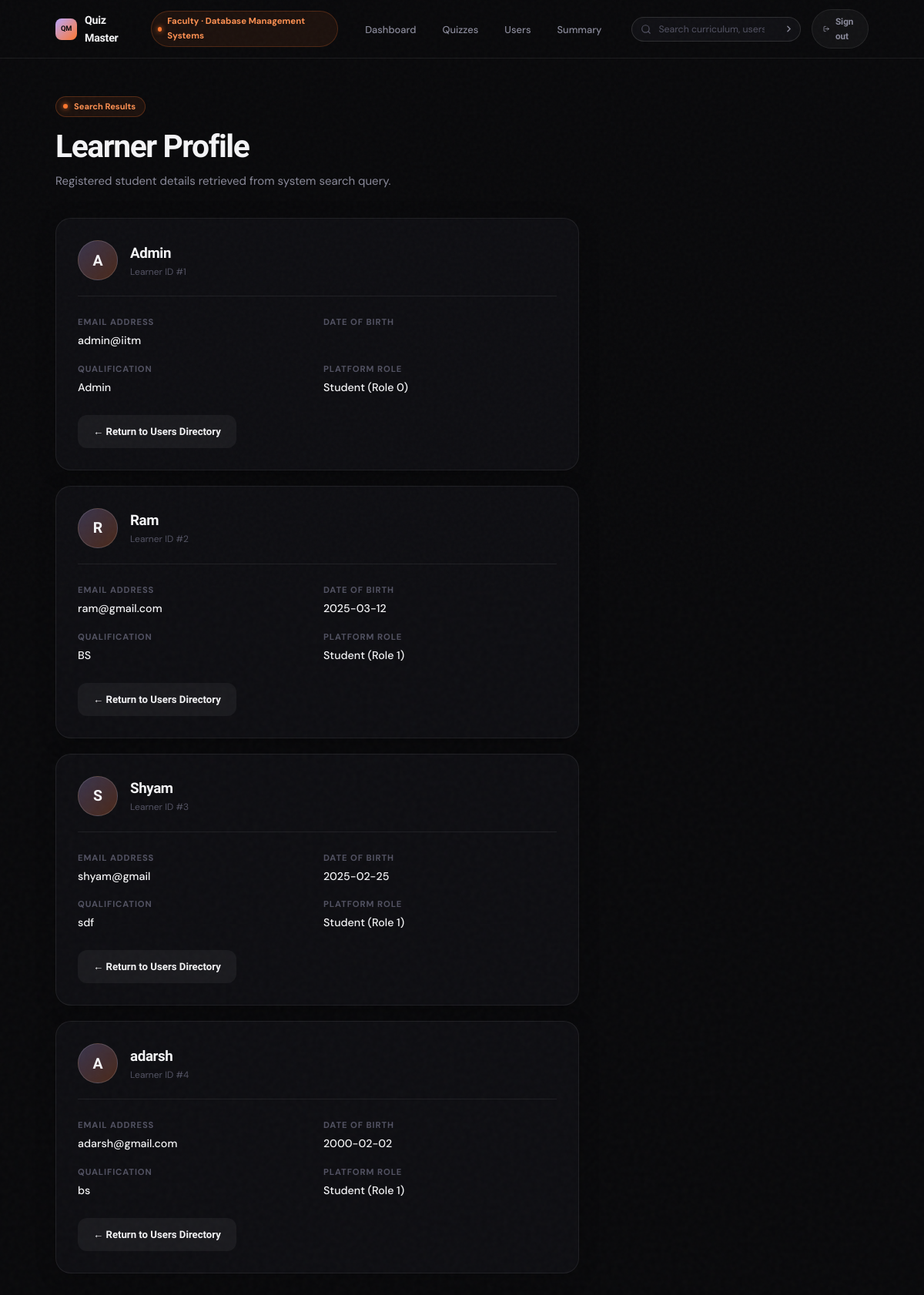
/admin/search/Database Management Systems (signed in), run on the app's committed database.
### models/models.py (models this page shows)
class Subject(db.Model):
    __tablename__ = 'subject'
    id = db.Column(db.Integer, primary_key=True)
    name = db.Column(db.String, unique=True, nullable=False)
    description = db.Column(db.Text)
    chapters = db.relationship('Chapter', backref='subject', lazy=True)

class user_info(db.Model):
    __tablename__ = 'user_info'
    id = db.Column(db.Integer, primary_key=True)
    name = db.Column(db.String, nullable=False)
    email = db.Column(db.String, nullable=False)
    password = db.Column(db.String, nullable=False)
    qualification = db.Column(db.String, nullable=False)
    dob = db.Column(db.String, nullable=False)
    role = db.Column(db.Integer, default=1)

### controllers/controllers.py (the view, shortened to what this page needs)
@app.route("/admin/search/<name>", methods=["GET", "POST"])
@login_required
def admin_search(name):
    search_txt = request.form.get("search", "").strip()
    current_page = request.form.get("page", "home")
    by_subject = search_by_subj(search_txt)
    by_chapter = search_by_chap(search_txt)
    quiz_by_subject = search_quiz_by_subj(search_txt)
    quiz_by_chapter = search_quiz_by_chap(search_txt)
    by_question = search_quiz_by_question(search_txt)
    by_user = search_user(search_txt)
    if by_user:
        return render_template("user_detail.html",name=name,users=by_user)
    elif by_question:
        return render_template("quiz_management.html", name=name, quizs=by_question,current_page="quiz")
    return render_template("not_found.html", name=name,text=search_txt+" " + "Not Found")

### controllers/controllers.py (called while the page is built)
def login_required(f):
    @wraps(f)
    def decorated_function(*args, **kwargs):
        if "user_id" not in session:
            return redirect(url_for("login"))
        return f(*args, **kwargs)
    return decorated_function

def search_by_subj(search_txt):
    subjects = Subject.query.filter(Subject.name.ilike("%" + search_txt + "%")).all()
    return subjects

def search_by_chap(search_txt):
    chapters = Chapter.query.filter(Chapter.name.ilike(f"%{search_txt}%")).all()
    subjects = {chapter.subject for chapter in chapters}
    return list(subjects)

def search_quiz_by_subj(search_txt):
    subjects = Subject.query.filter(Subject.name.ilike("%" + search_txt + "%")).all()
    quizzes = []
    for subject in subjects:
        for chapter in subject.chapters:
            for quiz in chapter.quizzes:
                quizzes.append(quiz)
    return quizzes

def search_quiz_by_chap(search_txt):
    chapters = Chapter.query.filter(Chapter.name.ilike(f"%{search_txt}%")).all()
    quizzes = []
    for chapter in chapters:
            for quiz in chapter.quizzes:
                quizzes.append(quiz)
    return quizzes

def search_quiz_by_question(search_txt):
    questions = Question.query.filter(db.or_(
        Question.question_title.ilike(f"%{search_txt}%"),
        Question.question_statement.ilike(f"%{search_txt}%")
        )).all()
    quizzes = []
    for question in questions:
        if question.quiz not in quizzes:
            quizzes.append(question.quiz)
    return quizzes

def search_user(search_txt):
    users = user_info.query.filter(user_info.name.ilike(f"%{search_txt}%")).all()
    return users

### templates/user_detail.html (shortened to what this page needs)
<!DOCTYPE html>
<html lang="en">
<head>
</head>
<body>
  {% include 'admin_nav.html' %}
  <main class="admin-page">
    <div class="admin-content">
      <header class="admin-header">
        <div class="admin-badge">
          <span class="badge-pip" aria-hidden="true"></span>
          <span>Search Results</span>
        </div>
        <h1 class="admin-title">Learner Profile</h1>
        <p class="admin-sub">Registered student details retrieved from system search query.</p>
      </header>
      {% if users %}
      <div class="cards-stack">
        {% for user in users %}
        <article class="user-card">
          <div class="user-card__head">
            <div class="user-avatar-lg">{{ user.name[:1]|upper if user.name else 'U' }}</div>
            <div>
              <div class="user-card__name">{{ user.name }}</div>
              <div class="user-card__id">Learner ID #{{ user.id }}</div>
            </div>
          </div>
          <div class="user-card__grid">
            <div class="user-card__field">
              <span class="field-lbl">Email Address</span>
              <span class="field-val">{{ user.email }}</span>
            </div>
            <div class="user-card__field">
              <span class="field-lbl">Date of Birth</span>
              <span class="field-val">{{ user.dob }}</span>
            </div>
            <div class="user-card__field">
              <span class="field-lbl">Qualification</span>
              <span class="field-val">{{ user.qualification }}</span>
            </div>
            <div class="user-card__field">
              <span class="field-lbl">Platform Role</span>
              <span class="field-val">Student (Role {{ user.role }})</span>
            </div>
          </div>
          <a href="/admin/users/{{ name }}" class="btn-back">
            &larr; Return to Users Directory
          </a>
        </article>
        {% endfor %}
      </div>
      {% endif %}
    </div>
  </main>
</body>
</html>

### templates/admin_nav.html (shortened to what this page needs)
<nav class="qm-nav" role="navigation" aria-label="Admin Navigation">
  <div class="qm-nav__left">
    <a href="/admin/{{name}}" class="qm-nav__brand">
      <div class="qm-nav__logo-mark">QM</div>
      <span>Quiz Master</span>
    </a>
    <div class="qm-user-pill">
      <span class="qm-admin-dot" aria-hidden="true"></span>
      <span>Faculty &middot; {{name}}</span>
    </div>
  </div>
  <div class="qm-nav__menu" id="qmAdminNavMenu" style="display:flex;align-items:center;gap:24px;">
    <ul class="qm-nav__links">
      <li>
        <a href="/admin/{{name}}" class="qm-nav__link {% if request.path == '/admin/' ~ name or current_page == 'home' %}active{% endif %}">
          Dashboard
        </a>
      </li>
      <li>
        <a href="/admin/quiz_management/{{name}}" class="qm-nav__link {% if 'quiz' in request.path or current_page == 'quiz' %}active{% endif %}">
          Quizzes
        </a>
      </li>
      <li>
        <a href="/admin/users/{{name}}" class="qm-nav__link {% if 'user' in request.path %}active{% endif %}">
          Users
        </a>
      </li>
      <li>
        <a href="/admin/admin_summary/{{name}}" class="qm-nav__link {% if 'admin_summary' in request.path %}active{% endif %}">
          Summary
        </a>
      </li>
    </ul>
    <div class="qm-nav__right">
      <form class="qm-nav__search" role="search" action="/admin/search/{{name}}" method="post">
        <svg class="qm-nav__search-icon" width="14" height="14" viewBox="0 0 24 24" fill="none" stroke="currentColor" stroke-width="2" stroke-linecap="round" stroke-linejoin="round"><circle cx="11" cy="11" r="8"/><path d="m21 21-4.3-4.3"/></svg>
        <input type="search" name="search" placeholder="Search curriculum, users..." aria-label="Search" value="{{ request.form.get('search', '') }}">
        <button type="submit" class="qm-nav__search-btn" aria-label="Submit search">
          <svg width="13" height="13" viewBox="0 0 24 24" fill="none" stroke="currentColor" stroke-width="2.5" stroke-linecap="round" stroke-linejoin="round"><path d="m9 18 6-6-6-6"/></svg>
        </button>
      </form>
      <a href="/logout" class="qm-nav__logout" title="Sign out of Admin Portal">
        <svg width="13" height="13" viewBox="0 0 24 24" fill="none" stroke="currentColor" stroke-width="2.5" stroke-linecap="round" stroke-linejoin="round"><path d="M9 21H5a2 2 0 0 1-2-2V5a2 2 0 0 1 2-2h4"/><polyline points="16 17 21 12 16 7"/><line x1="21" x2="9" y1="12" y2="12"/></svg>
        Sign out
      </a>
    </div>
  </div>
</nav>

### templates/user_detail.html (style rules this page uses)
:root { --bg: #09090b; --bg-1: #0e0e12; --bg-2: #141419; --bg-3: #1a1a22; --border: rgba(255,255,255,.07); --border+: rgba(255,255,255,.13); --border++: rgba(255,255,255,.22); --ink: #f4f4f6; --ink-2: #8a8a9a; --ink-3: #525262; --lav: #B9A7FF; --lav-s: #d4c8ff; --org: #FF762D; --org-s: #ff9152; --lime: #C9EE83; --red: #FF6F76; --f-head: 'Plus Jakarta Sans', system-ui, sans-serif; --f-body: 'DM Sans', system-ui, sans-serif; }
*, *::before, *::after { box-sizing: border-box; margin: 0; padding: 0; }
html, body { min-height: 100%; background: var(--bg); color: var(--ink); font-family: var(--f-body); font-size: 15px; line-height: 1.6; -webkit-font-smoothing: antialiased; -moz-osx-font-smoothing: grayscale; overflow-x: hidden; }
body::before { content: ''; position: fixed; inset: 0; z-index: 9999; pointer-events: none; opacity: .028; }
a { color: inherit; text-decoration: none; }
.admin-page { position: relative; width: 100%; min-height: calc(100vh - 65px); padding: 48px 72px 96px; }
.admin-header { margin-bottom: 36px; }
.admin-badge { display: inline-flex; align-items: center; gap: 8px; padding: 4px 12px 4px 9px; border-radius: 999px; border: 1px solid rgba(255,118,45,.25); background: rgba(255,118,45,.08); font-size: .74rem; font-weight: 700; color: var(--org-s); margin-bottom: 16px; }
.badge-pip { width: 6px; height: 6px; border-radius: 50%; background: var(--org); box-shadow: 0 0 6px var(--org); }
.admin-title { font-family: var(--f-head); font-size: clamp(2rem, 3.4vw, 2.75rem); font-weight: 800; letter-spacing: -0.035em; line-height: 1.1; color: var(--ink); margin-bottom: 10px; }
.admin-sub { font-size: 1rem; color: var(--ink-2); }
.cards-stack { display: flex; flex-direction: column; gap: 20px; max-width: 680px; }
.user-card { background: var(--bg-1); border: 1px solid var(--border); border-radius: 20px; padding: 28px; box-shadow: 0 4px 24px rgba(0,0,0,.25); }
.user-card__head { display: flex; align-items: center; gap: 16px; margin-bottom: 24px; padding-bottom: 20px; border-bottom: 1px solid var(--border); }
.user-avatar-lg { width: 52px; height: 52px; border-radius: 50%; background: linear-gradient(135deg, rgba(185,167,255,.25) 0%, rgba(255,118,45,.25) 100%); border: 1px solid rgba(255,255,255,.15); display: grid; place-items: center; font-family: var(--f-head); font-size: 1.3rem; font-weight: 800; color: var(--ink); }
.user-card__name { font-family: var(--f-head); font-size: 1.25rem; font-weight: 800; color: var(--ink); letter-spacing: -0.02em; }
.user-card__id { font-size: .8rem; color: var(--ink-3); }
.user-card__grid { display: grid; grid-template-columns: 1fr 1fr; gap: 16px; margin-bottom: 24px; }
.user-card__field { display: flex; flex-direction: column; gap: 4px; }
.field-lbl { font-size: .75rem; font-weight: 700; text-transform: uppercase; letter-spacing: .08em; color: var(--ink-3); }
.field-val { font-size: .95rem; color: var(--ink); font-weight: 500; }
.btn-back { display: inline-flex; align-items: center; justify-content: center; gap: 8px; padding: 11px 20px; border-radius: 12px; background: rgba(255,255,255,.05); border: 1px solid var(--border+); color: var(--ink); font-family: var(--f-head); font-size: .88rem; font-weight: 700; transition: all .15s; }

### data on the page
Subject: name "Database Management Systems"
user_info: name "A", name "Admin", id "1", email "admin@iitm", qualification "Admin", role "0"
user_info: name "R", name "Ram", id "2", email "ram@gmail.com", dob "2025-03-12", qualification "BS", role "1"
user_info: name "S", name "Shyam", id "3", email "shyam@gmail", dob "2025-02-25", qualification "sdf", role "1"
user_info: name "A", name "adarsh", id "4", email "adarsh@gmail.com", dob "2000-02-02", qualification "bs", role "1"
